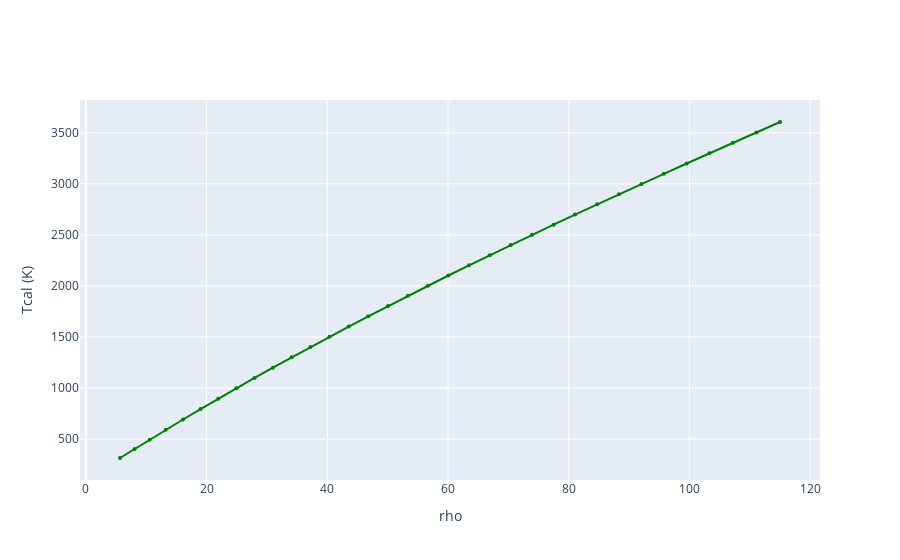

The code cell stored with this chart in its notebook:
### Markdown cell above
### Grafica Tcal (K) vs rho

### Code cell
import plotly

import plotly.graph_objects as go
import plotly.offline as pyo
from plotly.offline import init_notebook_mode
 
init_notebook_mode(connected=True)
import numpy as np
n = 0
for col in sheet.iter_cols(values_only=True):
  n += 1
  if n == 9: X = col
  elif n == 11: Y = col
fig = go.Figure(data=go.Scatter(x=X, y=Y, mode='lines+markers',marker=dict(color='green',symbol='circle', size=4,)))
fig.update_layout(xaxis_title="rho",yaxis_title="Tcal (K)")
fig.show()

### Figure 1 — Plotly figure (JSON) as saved in the notebook; plotly's stock layout.template omitted (floating-point values rounded to 4 significant figures; data arrays with more than 128 entries replaced by an {"elided": "..."} marker saying what was removed)
{"data": [{"marker": {"color": "green", "size": 4, "symbol": "circle"}, "mode": "lines+markers", "type": "scatter", "x": {"elided": "1212 mixed values"}, "y": {"elided": "1212 mixed values"}}], "layout": {"autosize": true, "xaxis": {"autorange": true, "range": [-0.8589, 121.5], "title": {"text": "rho"}, "type": "linear"}, "yaxis": {"autorange": true, "range": [62.2, 3858.0], "title": {"text": "Tcal (K)"}, "type": "linear"}}}
